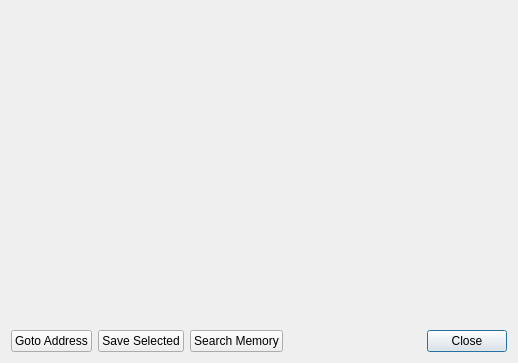
<?xml version="1.0" encoding="UTF-8"?>
<ui version="4.0">
 <class>UIMemoryEditor</class>
 <widget class="QDialog" name="UIMemoryEditor">
  <property name="geometry">
   <rect>
    <x>0</x>
    <y>0</y>
    <width>518</width>
    <height>363</height>
   </rect>
  </property>
  <property name="windowTitle">
   <string>Memory Editor</string>
  </property>
  <layout class="QVBoxLayout" name="verticalLayout">
   <item>
    <widget class="UIHexEditor" name="saMemoryEditor" native="true">
     <property name="sizePolicy">
      <sizepolicy hsizetype="Expanding" vsizetype="Expanding">
       <horstretch>0</horstretch>
       <verstretch>0</verstretch>
      </sizepolicy>
     </property>
     <property name="minimumSize">
      <size>
       <width>0</width>
       <height>0</height>
      </size>
     </property>
     <property name="font">
      <font>
       <family>Courier New</family>
       <pointsize>9</pointsize>
      </font>
     </property>
     <property name="focusPolicy">
      <enum>Qt::StrongFocus</enum>
     </property>
     <property name="acceptDrops">
      <bool>false</bool>
     </property>
    </widget>
   </item>
   <item>
    <layout class="QHBoxLayout" name="horizontalLayout_7" stretch="0,0,0,0,0">
     <property name="sizeConstraint">
      <enum>QLayout::SetDefaultConstraint</enum>
     </property>
     <item>
      <widget class="QPushButton" name="pbGotoAddress">
       <property name="sizePolicy">
        <sizepolicy hsizetype="Minimum" vsizetype="Fixed">
         <horstretch>0</horstretch>
         <verstretch>0</verstretch>
        </sizepolicy>
       </property>
       <property name="text">
        <string>Goto Address</string>
       </property>
       <property name="autoDefault">
        <bool>false</bool>
       </property>
      </widget>
     </item>
     <item>
      <widget class="QPushButton" name="pbSaveSelected">
       <property name="text">
        <string>Save Selected</string>
       </property>
       <property name="autoDefault">
        <bool>false</bool>
       </property>
      </widget>
     </item>
     <item>
      <widget class="QPushButton" name="pbSearchMemory">
       <property name="text">
        <string>Search Memory</string>
       </property>
       <property name="autoDefault">
        <bool>false</bool>
       </property>
      </widget>
     </item>
     <item>
      <spacer name="horizontalSpacer_3">
       <property name="orientation">
        <enum>Qt::Horizontal</enum>
       </property>
       <property name="sizeHint" stdset="0">
        <size>
         <width>40</width>
         <height>20</height>
        </size>
       </property>
      </spacer>
     </item>
     <item>
      <widget class="QDialogButtonBox" name="dbbButtons">
       <property name="standardButtons">
        <set>QDialogButtonBox::Close</set>
       </property>
      </widget>
     </item>
    </layout>
   </item>
  </layout>
 </widget>
 <customwidgets>
  <customwidget>
   <class>UIHexEditor</class>
   <extends>QWidget</extends>
   <header>UIHexEditor.h</header>
   <container>1</container>
  </customwidget>
 </customwidgets>
 <resources/>
 <connections>
  <connection>
   <sender>dbbButtons</sender>
   <signal>rejected()</signal>
   <receiver>UIMemoryEditor</receiver>
   <slot>reject()</slot>
   <hints>
    <hint type="sourcelabel">
     <x>347</x>
     <y>321</y>
    </hint>
    <hint type="destinationlabel">
     <x>335</x>
     <y>376</y>
    </hint>
   </hints>
  </connection>
 </connections>
</ui>
